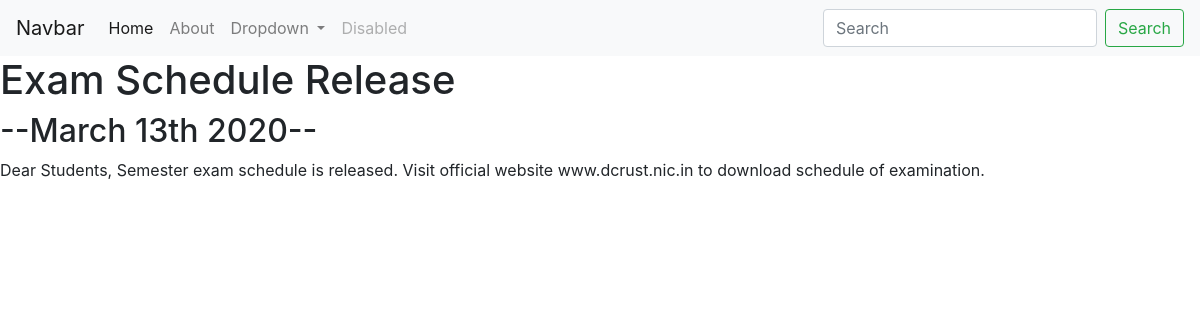
Page /blog/3/ on the committed database.
### blog/models.py (models this page shows, shortened)
class Blog(models.Model):
  title = models.CharField(max_length = 100)
  date = models.DateField()
  description = models.TextField(max_length = 350)

### blog/views.py (the view)
# urls.py: path('<int:blog_id>/', views.detail, name='detail'),
def detail(request,blog_id):
  blog = get_object_or_404(Blog, pk=blog_id)
  return render(request,'blog/detail.html',{'blog':blog})

### blog/templates/blog/detail.html
{% extends 'portfolio/base.html' %}
{% block content %}
  <h1>{{  blog.title  }}</h1>
  <h2>--{{ blog.date|date:'F jS Y' }}--</h2>
  {{ blog.description|safe }}
{% endblock %}

### rows in the picture
Blog: title "Exam Schedule Release", date "March 13th 2020", description "Dear Students, Semester exam schedule is released. Visit official website www.dcrust.nic.in to download schedule of examination."
